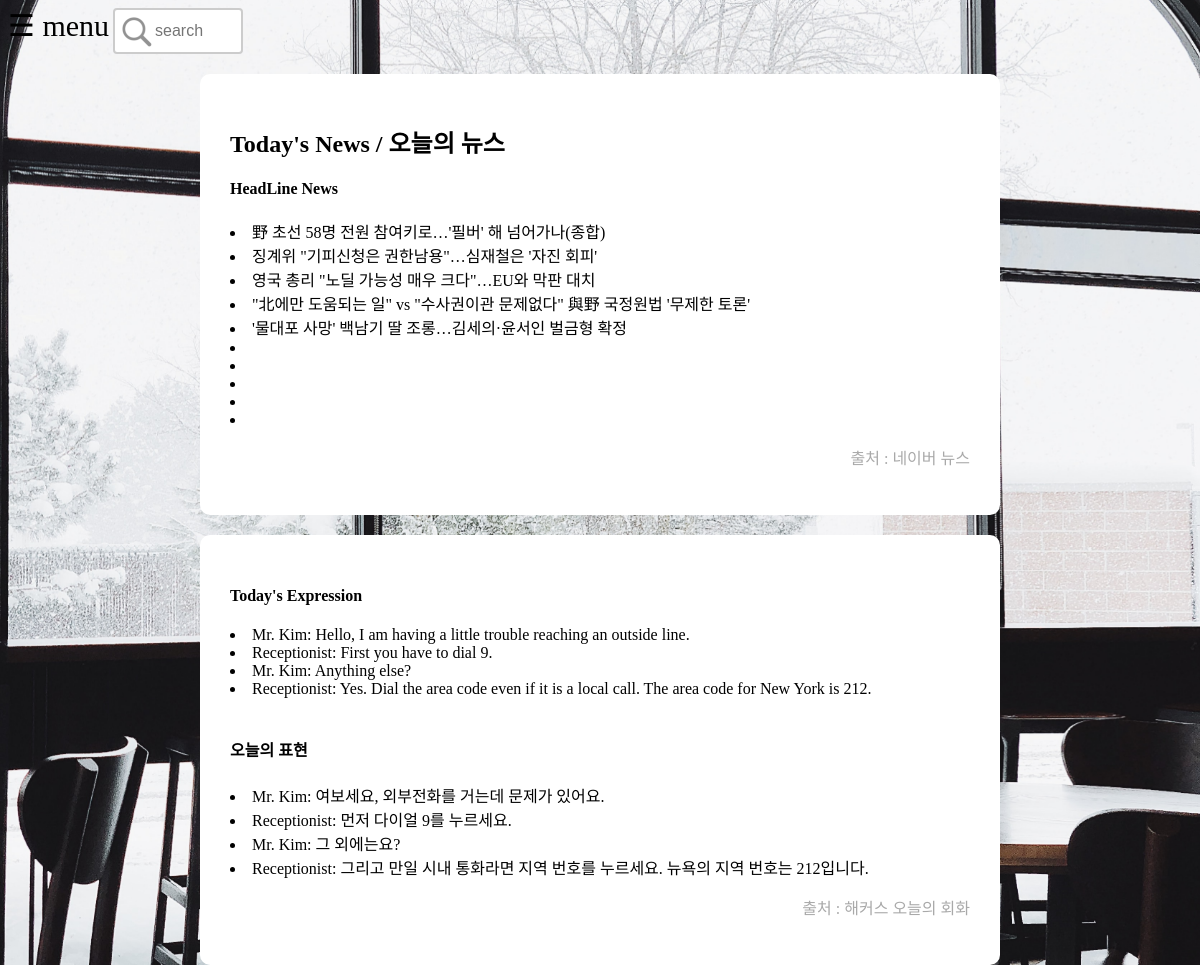
Page /home/ on the earlier database version.
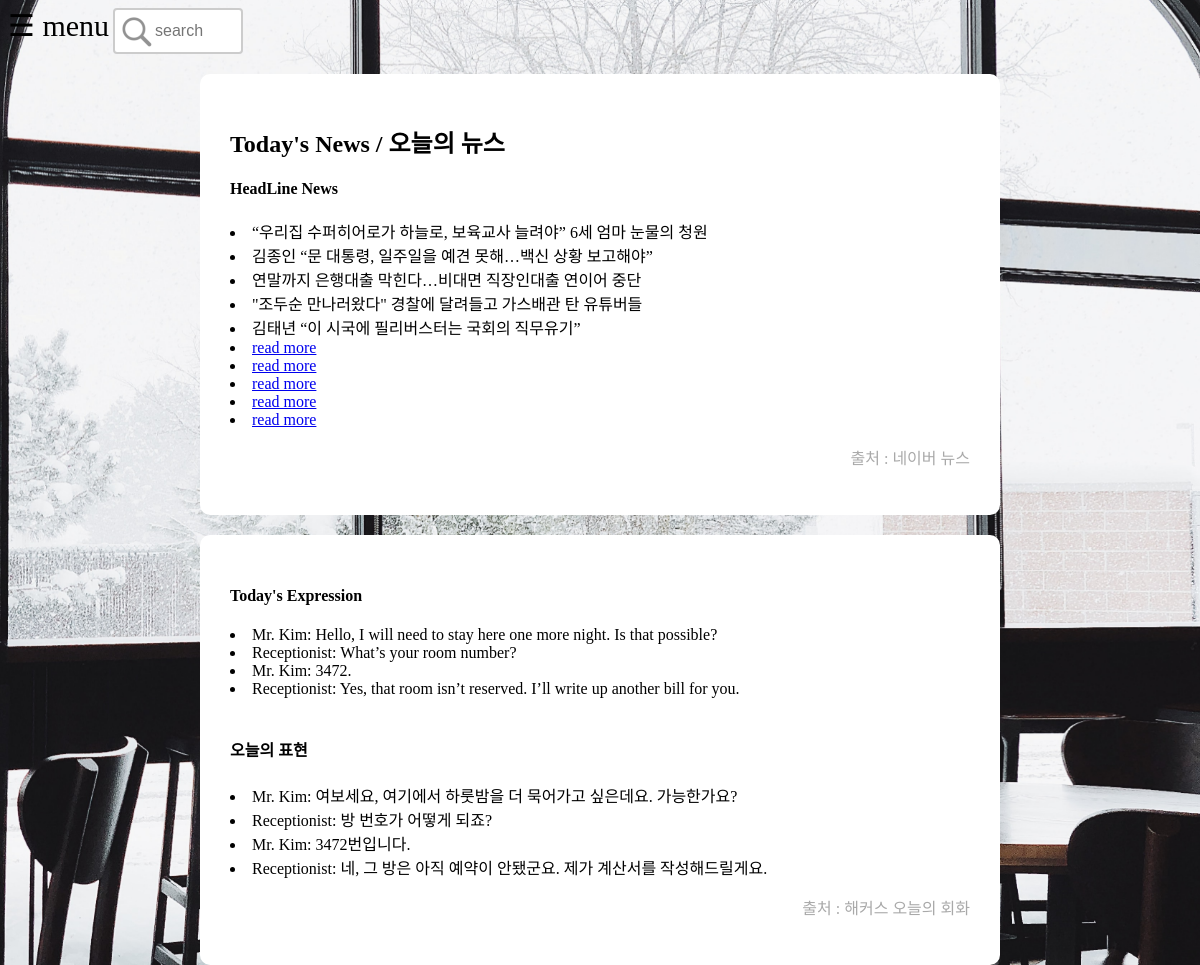
Same page on the later database version.
### blog_app/models.py (models this page shows)
class NewsData(models.Model):
    title = models.CharField(max_length=200)

class EngTexts(models.Model):
    en_text = models.CharField(max_length=200)

class KorTexts(models.Model):
    ko_text = models.CharField(max_length=200)

class NewsLink(models.Model):
    link = models.URLField()

### blog_app/views.py (the view)
# urls.py: path('home/', views.home, name='home'),
def home(req):
    kor_scrapelist = KorTexts.objects.all()
    eng_scrapelist = EngTexts.objects.all()
    news_scrapelist = NewsData.objects.all()
    news_link_scrapelist = NewsLink.objects.all()
    return render(req, 'blog_app/home.html', {'kor_scrapelist':kor_scrapelist, 'eng_scrapelist':eng_scrapelist, 'news_scrapelist':news_scrapelist, 'news_link_scrapelist':news_link_scrapelist})

### blog_app/templates/blog_app/home.html (shortened to what this page needs)
{% extends 'blog_app/base.html' %}
{% block content %}
    <div class="row">
        <div class="contents" id="parser_contents">
            <div class="card">
                <h2> Today's News / 오늘의 뉴스</h2>
                <h4>HeadLine News</h4>
                {% for list in news_scrapelist %}
                    <li>{{ list.title }}</li>
                {% endfor %}
                {% for l in news_link_scrapelist %}
                    <li><a href="{{ l.link }}">read more</a></li>
                {% endfor %}
                <p style="color: darkgray; text-align: right;">출처 : 네이버 뉴스</p>
            </div>
        </div>
        <div class="contents" id="parser_contents">
            <div class="card">
                <h4>Today's Expression</h4>
                {% for list in eng_scrapelist %}
                    <li>{{ list.en_text }}</li>
                {% endfor %} <br>
                <h4>오늘의 표현</h4>
                {% for list in kor_scrapelist %}
                    <li>{{ list.ko_text }}</li>
                {% endfor %}
                <p style="color: darkgray; text-align: right;">출처 : 해커스 오늘의 회화</p>
            </div>
        </div>
    </div>
{% endblock %}

### blog_project/templates/blog_app/base.html (shortened to what this page needs)
{% load static %}
<!DOCTYPE html>
<html lang="ko">
<head>
    <link rel="stylesheet" href="{% static 'css/main_styles.css' %}">
    <link rel="stylesheet" href="https://pro.fontawesome.com/releases/v5.10.0/css/all.css"/>
</head>
<body>
    <div class="topnav">
        <form action="{% url 'search' %}" method="POST">
            <span style="font-size:30px;cursor:pointer" onclick="openNav()">&#9776; menu</span>
            <input type="search" placeholder="search" aria-label="Search" name="q" value="{{q}}">
        </form>
    </div>
    {% block content %}
    {% endblock %}
</body>
</html>

### blog_app/static/css/main_styles.css (style rules this page uses)
.topnav { overflow: hidden; margin-bottom: 10px; }
.topnav input[type=search] { width: 130px; box-sizing: border-box; border: 2px solid #ccc; border-radius: 4px; font-size: 16px; background-color: white; background-image: url('../images/searchicon.png'); background-position: 7px 7px; background-repeat: no-repeat; padding: 12px 20px 12px 40px; -webkit-transition: width 0.4s ease-in-out; transition: width 0.4s ease-in-out; }
body, html { height: 100%; background-image: url('../images/bg1.jpg'); background-attachment: fixed; background-position: center; background-repeat: no-repeat; background-size: cover; }
* { box-sizing: border-box; }
.contents { max-width: 800px; margin: auto; background: white; padding: 10px; border-radius: 10px; margin-top: 20px; }
#parser_contents { text-align: left; }
.card { padding: 20px; }
.row:after { content: ""; display: table; clear: both; }

Differences in the rows shown:
removed NewsData: title "野 초선 58명 전원 참여키로…'필버' 해 넘어가나(종합)"
removed NewsData: title "징계위 \"기피신청은 권한남용\"…심재철은 '자진 회피'"
removed NewsData: title "영국 총리 \"노딜 가능성 매우 크다\"…EU와 막판 대치"
removed NewsData: title "\"北에만 도움되는 일\" vs \"수사권이관 문제없다\" 與野 국정원법 '무제한 토론'"
removed NewsData: title "'물대포 사망' 백남기 딸 조롱…김세의·윤서인 벌금형 확정"
removed EngTexts: en_text "Mr. Kim: Hello, I am having a little trouble reaching an outside line."
removed EngTexts: en_text "Receptionist: First you have to dial 9."
removed EngTexts: en_text "Mr. Kim: Anything else?"
removed EngTexts: en_text "Receptionist: Yes. Dial the area code even if it is a local call. The area code for New York is 212."
removed KorTexts: ko_text "Mr. Kim: 여보세요, 외부전화를 거는데 문제가 있어요."
removed KorTexts: ko_text "Receptionist: 먼저 다이얼 9를 누르세요."
removed KorTexts: ko_text "Mr. Kim: 그 외에는요?"
removed KorTexts: ko_text "Receptionist: 그리고 만일 시내 통화라면 지역 번호를 누르세요. 뉴욕의 지역 번호는 212입니다."
added NewsData: title "“우리집 수퍼히어로가 하늘로, 보육교사 늘려야” 6세 엄마 눈물의 청원"
added NewsData: title "김종인 “문 대통령, 일주일을 예견 못해…백신 상황 보고해야”"
added NewsData: title "연말까지 은행대출 막힌다…비대면 직장인대출 연이어 중단"
added NewsData: title "\"조두순 만나러왔다\" 경찰에 달려들고 가스배관 탄 유튜버들"
added NewsData: title "김태년 “이 시국에 필리버스터는 국회의 직무유기”"
added EngTexts: en_text "Mr. Kim: Hello, I will need to stay here one more night. Is that possible?"
added EngTexts: en_text "Receptionist: What’s your room number?"
added EngTexts: en_text "Mr. Kim: 3472."
added EngTexts: en_text "Receptionist: Yes, that room isn’t reserved. I’ll write up another bill for you."
added KorTexts: ko_text "Mr. Kim: 여보세요, 여기에서 하룻밤을 더 묵어가고 싶은데요. 가능한가요?"
added KorTexts: ko_text "Receptionist: 방 번호가 어떻게 되죠?"
added KorTexts: ko_text "Mr. Kim: 3472번입니다."
added KorTexts: ko_text "Receptionist: 네, 그 방은 아직 예약이 안됐군요. 제가 계산서를 작성해드릴게요."
